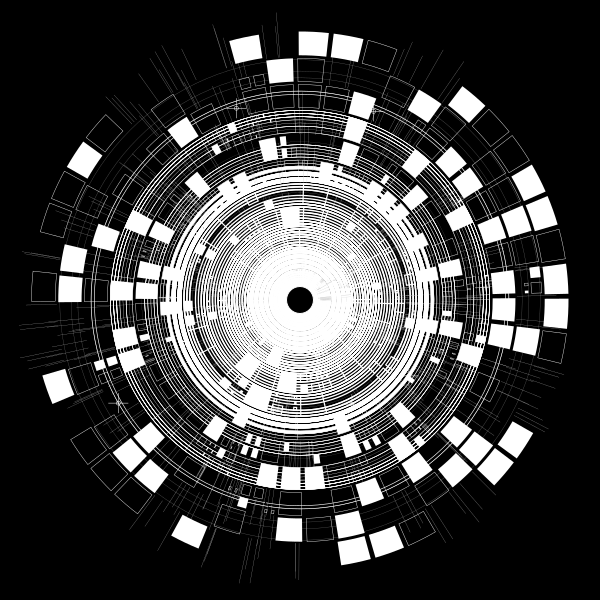

Write the Python code that produced this figure.
import cairo
import math
import random

# Setup
width, height = 600, 600
surface = cairo.ImageSurface(cairo.FORMAT_ARGB32, width, height)
ctx = cairo.Context(surface)

# Background - Stark Swiss Black
ctx.set_source_rgb(0, 0, 0)
ctx.paint()

# Configuration
CENTER_X, CENTER_Y = width // 2, height // 2
MAX_RADIUS = min(width, height) * 0.45
RINGS = 12
SECTORS = 24
SUBDIVISION_CHANCE = 0.6

def get_polar_coords(r, theta):
    """Converts polar coordinates to Cartesian for Cairo."""
    x = CENTER_X + r * math.cos(theta)
    y = CENTER_Y + r * math.sin(theta)
    return x, y

def draw_polar_cell(r0, r1, t0, t1, depth=0):
    """
    Draws a wedge-shaped cell in polar space. 
    Implements recursive subdivision based on distance from center (entropy).
    """
    # Calculate middle points for potential subdivision
    mid_r = (r0 + r1) / 2
    mid_t = (t0 + t1) / 2
    
    # Distance-based probability: further from center = higher entropy/fragmentation
    normalized_dist = r1 / MAX_RADIUS
    entropy_trigger = random.random() < (SUBDIVISION_CHANCE * (1.0 - normalized_dist))
    
    if depth < 3 and entropy_trigger:
        # Recursive Subdivision: split the cell into 4 sub-cells
        draw_polar_cell(r0, mid_r, t0, mid_t, depth + 1)
        draw_polar_cell(mid_r, r1, t0, mid_t, depth + 1)
        draw_polar_cell(r0, mid_r, mid_t, t1, depth + 1)
        draw_polar_cell(mid_r, r1, mid_t, t1, depth + 1)
    else:
        # Render the leaf cell
        render_logic(r0, r1, t0, t1, depth, normalized_dist)

def render_logic(r0, r1, t0, t1, depth, dist):
    """Visualizes a specific cell based on its hierarchy and position."""
    
    # Margin for "Grid" feel
    margin_r = 1.5
    margin_t = 0.01 / (dist + 0.1)
    
    # Geometry Path
    def construct_wedge_path(ir0, ir1, it0, it1):
        ctx.arc(CENTER_X, CENTER_Y, ir0, it0, it1)
        ctx.line_to(*get_polar_coords(ir1, it1))
        ctx.arc_negative(CENTER_X, CENTER_Y, ir1, it1, it0)
        ctx.close_path()

    # Determine Style
    style_roll = random.random()
    
    # High-contrast Block (Swiss Kinetic energy)
    if style_roll > 0.85 - (dist * 0.2):
        ctx.set_source_rgb(1, 1, 1)
        construct_wedge_path(r0 + margin_r, r1 - margin_r, t0 + margin_t, t1 - margin_t)
        ctx.fill()
        
    # Precision Lines (Grid Logic)
    elif style_roll > 0.4:
        ctx.set_source_rgb(1, 1, 1)
        ctx.set_line_width(0.4 if dist > 0.5 else 1.2)
        construct_wedge_path(r0 + margin_r, r1 - margin_r, t0 + margin_t, t1 - margin_t)
        ctx.stroke()
        
    # Shrapnel / Glitch (Entropy)
    elif style_roll > 0.1:
        ctx.set_source_rgb(0.8, 0.8, 0.8)
        ctx.set_line_width(0.2)
        # Draw radial bursts
        for _ in range(3):
            angle = random.uniform(t0, t1)
            ctx.move_to(*get_polar_coords(r0, angle))
            ctx.line_to(*get_polar_coords(r1 + (random.random() * 20), angle))
            ctx.stroke()

# --- Systematic Generation ---

# 1. Base Structure: Iterate through primary grid
for i in range(RINGS):
    # Non-linear radial spacing (Radial tension)
    r_start = MAX_RADIUS * math.pow(i / RINGS, 1.2)
    r_end = MAX_RADIUS * math.pow((i + 1) / RINGS, 1.2)
    
    # Modulated sector count (Frequency modulation)
    current_sectors = SECTORS if i < RINGS // 2 else SECTORS * 2
    
    for j in range(current_sectors):
        t_start = (j / current_sectors) * 2 * math.pi
        t_end = ((j + 1) / current_sectors) * 2 * math.pi
        
        # Apply slight angular distortion based on radius
        distortion = math.sin(i * 0.5) * 0.02
        draw_polar_cell(r_start, r_end, t_start + distortion, t_end + distortion)

# 2. Overlay: Technical Annotation / Floating Primitives
ctx.set_source_rgb(1, 1, 1)
for _ in range(12):
    # Precise tiny circles marking intersections (Swiss precision)
    rand_r = random.uniform(0, MAX_RADIUS)
    rand_t = random.uniform(0, math.pi * 2)
    px, py = get_polar_coords(rand_r, rand_t)
    
    ctx.set_line_width(0.5)
    ctx.arc(px, py, 2, 0, 2 * math.pi)
    ctx.stroke()
    
    # Horizontal/Vertical crosshairs
    ctx.move_to(px - 10, py)
    ctx.line_to(px + 10, py)
    ctx.move_to(px, py - 10)
    ctx.line_to(px, py + 10)
    ctx.stroke()

# 3. Vignette of entropy
# Randomized 'glitch' strokes cutting through the logic
ctx.set_line_width(0.3)
for i in range(5):
    ctx.set_source_rgba(1, 1, 1, 0.4)
    r_static = random.uniform(MAX_RADIUS * 0.3, MAX_RADIUS * 0.9)
    ctx.arc(CENTER_X, CENTER_Y, r_static, 0, 2 * math.pi)
    ctx.stroke()

# Final Polish: Central Void
ctx.set_source_rgb(0, 0, 0)
ctx.arc(CENTER_X, CENTER_Y, MAX_RADIUS * 0.05, 0, 2 * math.pi)
ctx.fill()
ctx.set_source_rgb(1, 1, 1)
ctx.set_line_width(1)
ctx.arc(CENTER_X, CENTER_Y, MAX_RADIUS * 0.05, 0, 2 * math.pi)
ctx.stroke()
